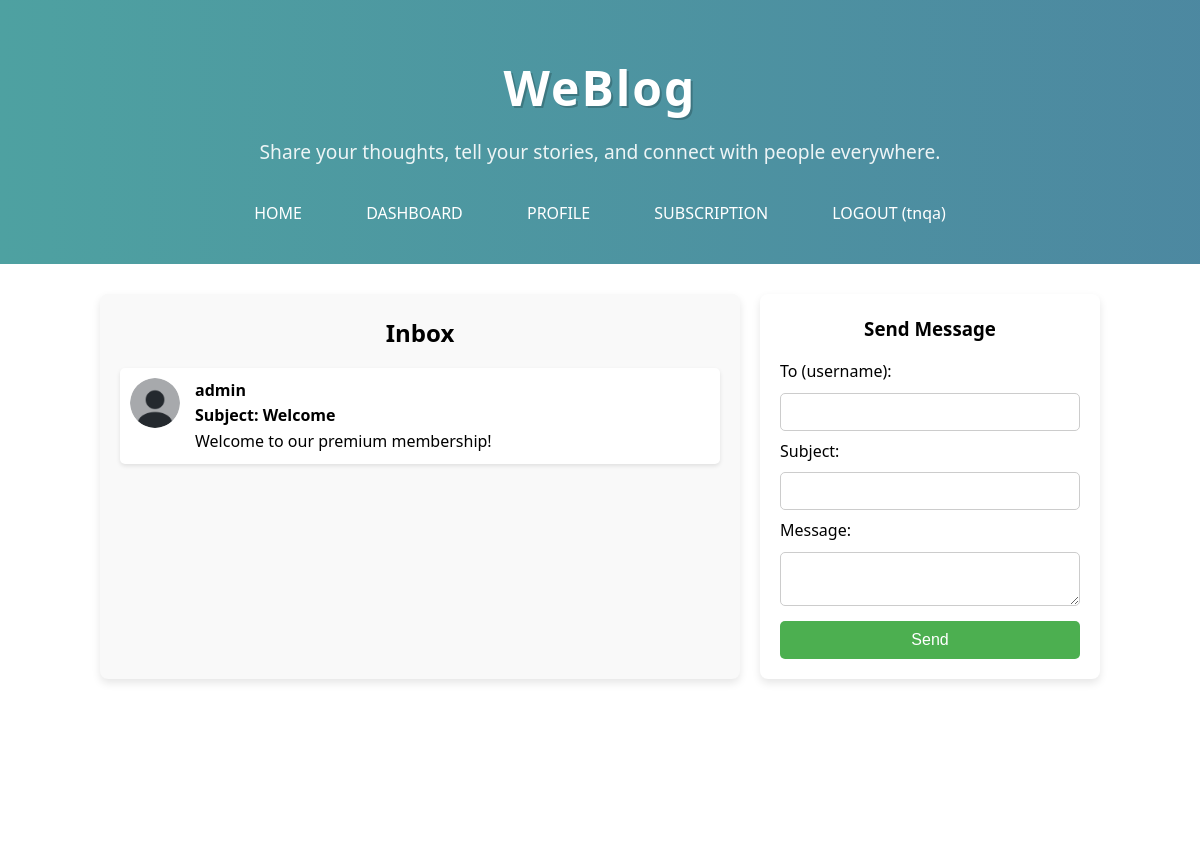
The app's page /message.php (signed in) with its own data.
### tables this page shows
CREATE TABLE messages (
  id INT AUTO_INCREMENT PRIMARY KEY,
  sender_id INT,
  receiver_id INT,
  subject VARCHAR(200),
  message TEXT,
  sent_at DATETIME DEFAULT CURRENT_TIMESTAMP,
  is_read BOOLEAN DEFAULT FALSE,
  FOREIGN KEY (sender_id) REFERENCES users(id) ON DELETE CASCADE,
  FOREIGN KEY (receiver_id) REFERENCES users(id) ON DELETE CASCADE
);

CREATE TABLE users (
  id INT AUTO_INCREMENT PRIMARY KEY,
  username VARCHAR(50) UNIQUE,
  password VARCHAR(100),
  email VARCHAR(100) UNIQUE,
  role_id INT,
  bio TEXT,
  avatar_path VARCHAR(255), 
  created_at DATETIME DEFAULT CURRENT_TIMESTAMP,
  FOREIGN KEY (role_id) REFERENCES roles(id) ON DELETE SET NULL
);

### message.php (the view, shortened to what this page needs)
<?php include 'includes/header.php';
?>
<link rel="stylesheet" href="assets/css/message.css">
<div class="message-wrapper">
    <div class="message-container">
        <h2>Inbox</h2>
        <?php
        $uid = $_SESSION['user_id'] ?? 0;
        $query = "SELECT m.subject, m.message, u.username, u.avatar_path
          FROM messages m
          JOIN users u ON m.sender_id = u.id
          WHERE m.receiver_id = ?
          ORDER BY m.sent_at DESC";
        $stmt = $conn->prepare($query);
        $stmt->bind_param("i", $uid);
        $stmt->execute();
        $result = $stmt->get_result();
        while ($msg = $result->fetch_assoc()) {
            echo "<div class='message'>
                <img src='{$msg['avatar_path']}' alt='avatar' class='avatar'>
                <div class='message-content'>
                    <div class='message-info'>
                         <div class='username'><b>{$msg['username']}</b></div>
                         <div class='subject'><b>Subject: {$msg['subject']}</b></div>
                    </div>
                <div class='message-body'>{$msg['message']}</div>
                </div>
              </div>";
        }
        ?>
    </div>
    <div class="send-message">
        <h3>Send Message</h3>
        <form id="sendMessageForm">
            To (username): <input name="username" required><br>
            Subject: <input name="subject" required><br>
            Message: <textarea name="message" required></textarea><br>
            <button type="submit">Send</button>
        </form>
    </div>
</div>

### assets/css/style.css (style rules this page uses)
* { margin: 0; padding: 0; box-sizing: border-box; }
body { font-family: 'Segoe UI', Tahoma, Geneva, Verdana, sans-serif; line-height: 1.6; }

### assets/css/message.css (style rules this page uses)
.message-wrapper { display: flex; justify-content: space-between; gap: 20px; max-width: 1000px; margin: auto; }
.message-container { flex: 2; background: #f9f9f9; padding: 20px; border-radius: 8px; box-shadow: 0 4px 8px rgba(0, 0, 0, 0.1); max-height: 500px; overflow-y: auto; }
.send-message { flex: 1; background: #ffffff; padding: 20px; border-radius: 8px; box-shadow: 0 4px 8px rgba(0, 0, 0, 0.1); }
input, textarea { width: 100%; padding: 10px; margin: 8px 0; border: 1px solid #ccc; border-radius: 5px; font-size: 14px; }
button { width: 100%; background-color: #4CAF50; color: white; padding: 10px; font-size: 16px; border: none; border-radius: 5px; cursor: pointer; transition: background 0.3s; }
.message { display: flex; background: #fff; padding: 10px; border-radius: 5px; margin-bottom: 10px; box-shadow: 0 2px 4px rgba(0, 0, 0, 0.1); }
.avatar { width: 50px; height: 50px; border-radius: 50%; margin-right: 15px; }
.message-content { flex-grow: 1; }
h2, h3 { text-align: center; margin-bottom: 15px; }

### records on screen
messages: sender.avatar_path (placeholder picture), sender.username "admin", subject "Welcome", message "Welcome to our premium membership!"

### other values on screen
$_SESSION['username'] "tnqa"
